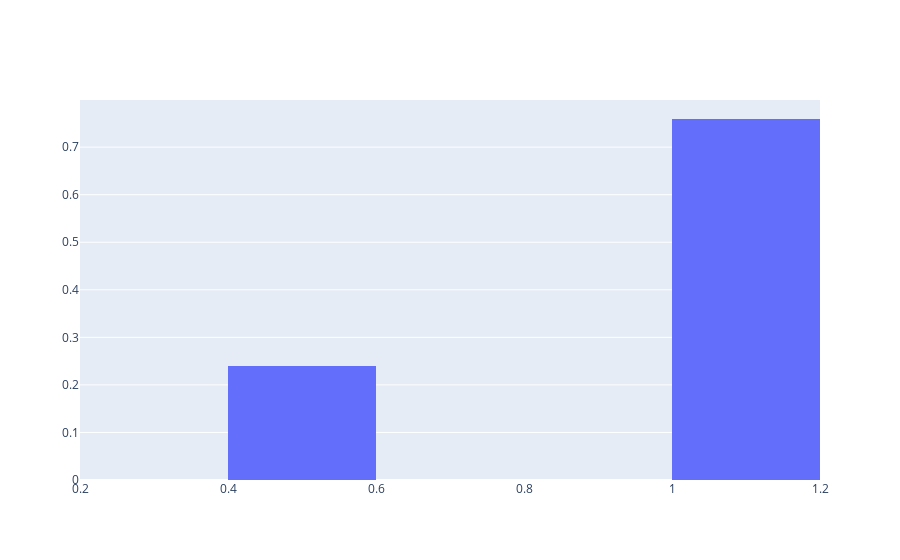
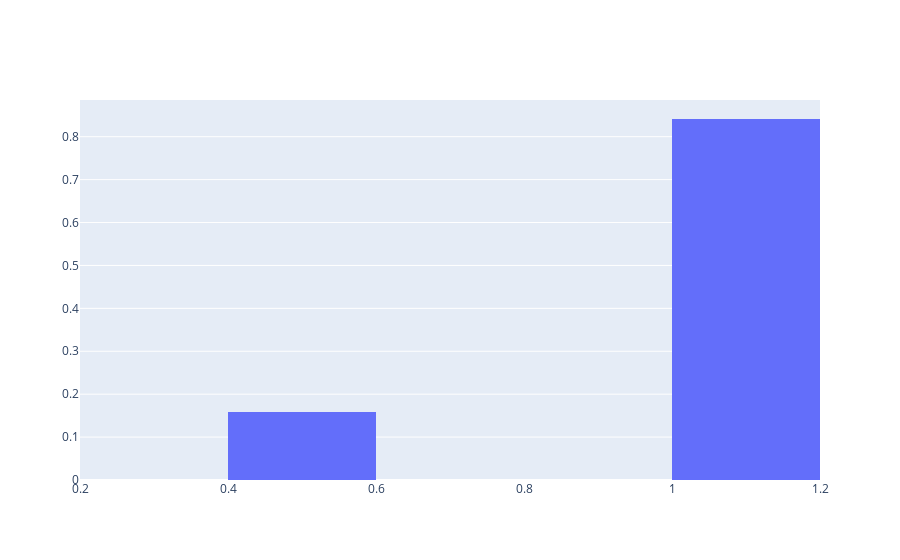
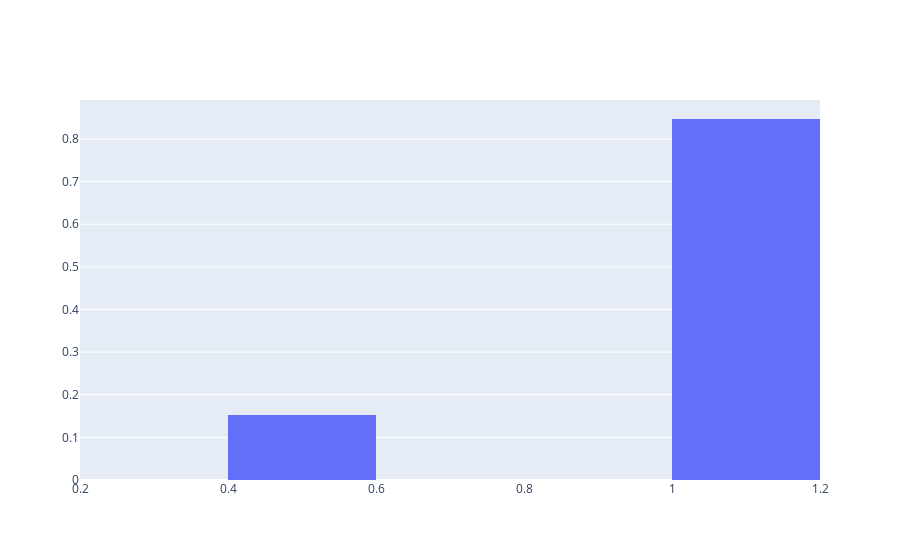
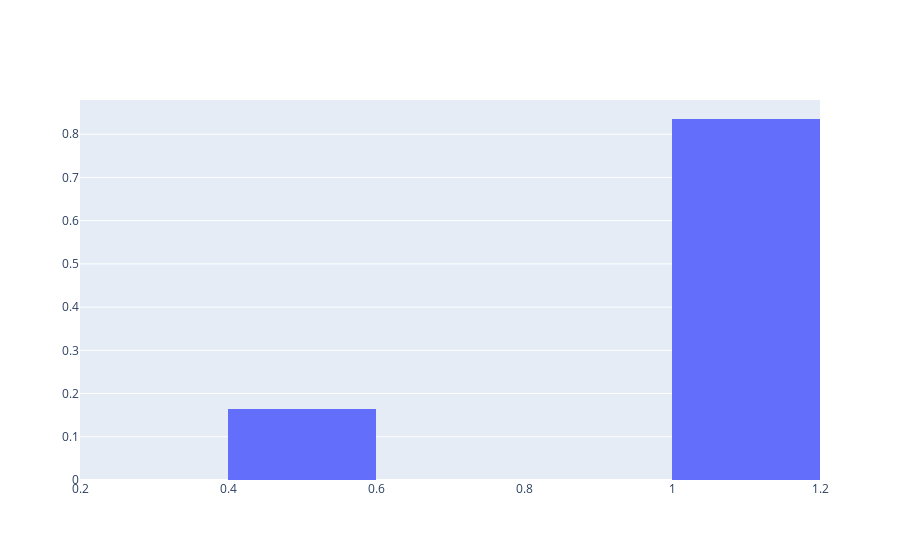

The code cell stored with these charts, in order, in its notebook:
### Code cell
import plotly.graph_objects as go
import plotly.express as px

import pandas as pd

def plotlambdameasure(filename):
    T = pd.read_csv(filename, header=None)
    fig = go.Figure(data=[go.Histogram(x=T[0].tolist(), histnorm='probability')])
    fig.show()
plotlambdameasure("/home/sjef/AfstudeerRepo/implementation/testsuite/minepump/game_phi1PGs_lambda.csv")
plotlambdameasure("/home/sjef/AfstudeerRepo/implementation/testsuite/minepump/game_phi2PGs_lambda.csv")
plotlambdameasure("/home/sjef/AfstudeerRepo/implementation/testsuite/minepump/game_phi3PGs_lambda.csv")
plotlambdameasure("/home/sjef/AfstudeerRepo/implementation/testsuite/minepump/game_phi4PGs_lambda.csv")
plotlambdameasure("/home/sjef/AfstudeerRepo/implementation/testsuite/minepump/game_phi5PGs_lambda.csv")
plotlambdameasure("/home/sjef/AfstudeerRepo/implementation/testsuite/minepump/game_phi6PGs_lambda.csv")
plotlambdameasure("/home/sjef/AfstudeerRepo/implementation/testsuite/minepump/game_phi7PGs_lambda.csv")
plotlambdameasure("/home/sjef/AfstudeerRepo/implementation/testsuite/minepump/game_phi8PGs_lambda.csv")
plotlambdameasure("/home/sjef/AfstudeerRepo/implementation/testsuite/minepump/game_phi9PGs_lambda.csv")

### Figure 1 — Plotly figure (JSON) as saved in the notebook; plotly's stock layout.template omitted (floating-point values rounded to 4 significant figures; data arrays with more than 128 entries replaced by an {"elided": "..."} marker saying what was removed)
{"data": [{"histnorm": "probability", "type": "histogram", "x": {"elided": "5814 float values"}}], "layout": {}}

### Figure 2 — Plotly figure (JSON) as saved in the notebook; plotly's stock layout.template omitted (floating-point values rounded to 4 significant figures; data arrays with more than 128 entries replaced by an {"elided": "..."} marker saying what was removed)
{"data": [{"histnorm": "probability", "type": "histogram", "x": {"elided": "4410 float values"}}], "layout": {}}

### Figure 3 — Plotly figure (JSON) as saved in the notebook; plotly's stock layout.template omitted (floating-point values rounded to 4 significant figures; data arrays with more than 128 entries replaced by an {"elided": "..."} marker saying what was removed)
{"data": [{"histnorm": "probability", "type": "histogram", "x": {"elided": "13721 float values"}}], "layout": {}}

### Figure 4 — Plotly figure (JSON) as saved in the notebook; plotly's stock layout.template omitted (floating-point values rounded to 4 significant figures; data arrays with more than 128 entries replaced by an {"elided": "..."} marker saying what was removed)
{"data": [{"histnorm": "probability", "type": "histogram", "x": {"elided": "9355 float values"}}], "layout": {}}
